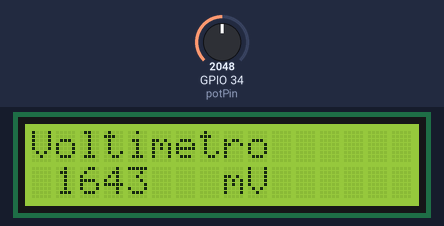
This sketch was run on a simulated ESP32. On the bench: 16×2 character LCD. Inputs (shaded band) come from the test bench; at power-on: GPIO 34 (potPin) = 2048 (analog values on the 0–4095 scale).

Above: at 1.3 s.
1.4 s: GPIO 34 (potPin) set to 2866
At 2.6 s:
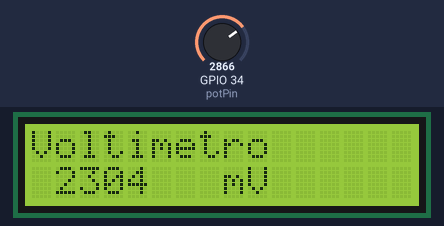
2.9 s: GPIO 34 (potPin) set to 3603
At 4.0 s:
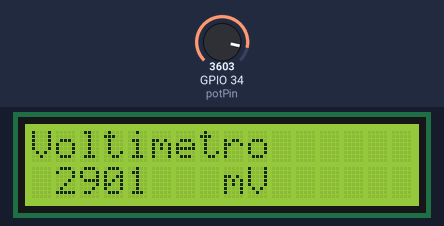
4.4 s: GPIO 34 (potPin) set to 4095
At 5.3 s:
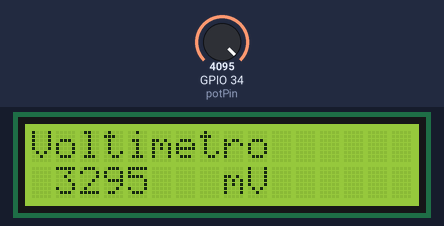
Timing chart, 0 to 7.4 s (numbered marks = the images above; inputs shaded):
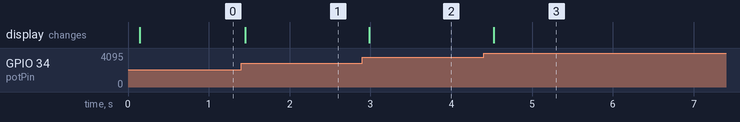

The sketch:

Aula_7_ESP32_Entradas_Analogicas.ino
```cpp
/*
 * Construir um sketch e implementar em hardware:
 * ESP32 com módulo LCD
 * Potenciômetro em uma entrada A/D
 * Colocar um voltímetro real na entrada A/D
 * Indicar no LCD a voltagem em mV, ou V com 3 casas decimais após a vírgula
 * Comparar, tensão indicada no voltímetro com o valor lido no LCD
 *
 *
 * NOME: Leonardo Moreia Felipe
 * TURMA: 641N1
 * DATA: 24/03/22
 *
 */

// inclusão de bibliotecas
#include <Wire.h>
#include <LiquidCrystal_I2C.h>
// apelidos
#define pino_analogico 34 // apelido para o pino analogico
#define potPin 34
//variavel que vai receber o valor lido do potenciometro
int valPot = 0;
// cria uma variável para guardar o valor lido
int valor_convertido;

LiquidCrystal_I2C lcd(0x3F,16,2);  // Criando um LCD de 16x2 no endereço I2C 0x3F PCF8574AT

void setup() {
   analogReadResolution ( 12 ); // resolução de 12 bits
  //analogSetAttenuation (ADC_0db);  // Para todos os pinos
  analogSetPinAttenuation (pino_analogico, ADC_11db); // Atenuação de 6db no pino sensorPino

   valPot = analogRead(34);
    lcd.init(); // Inicializando o LCD
  lcd.backlight(); // Ligando o BackLight do LCD
  lcd.begin(16, 2);           // Incializa o LCD com o número de Colunas(16) e Linhas(2):
  lcd.setCursor(7,1);         // posiciona o cursor na coluan 0 e linha 1
  lcd.print(" mV ");       // imprime texto
}

void loop(){

    valPot = 0;
    for(int i = 0; i - 10; i++);{
    valPot = valPot + analogRead(potPin);
    delay(1);

      }

    valPot = valPot/10;

    int valorMapeado = map(valPot, 0, 4095, 0, 33000);


    lcd.setCursor(0,0);
    lcd.print("Voltimetro");
    lcd.setCursor(1,1);
    lcd.print(valorMapeado);
    lcd.print("   ");
    delay(100); //intervalo de 0.05s
}
```

Measured:
- after the input at 1.4 s, the display: changes after 0.05 s (image 1)
- after the input at 2.9 s, the display: changes after 0.09 s (image 2)
- after the input at 4.4 s, the display: changes after 0.12 s (image 3)
